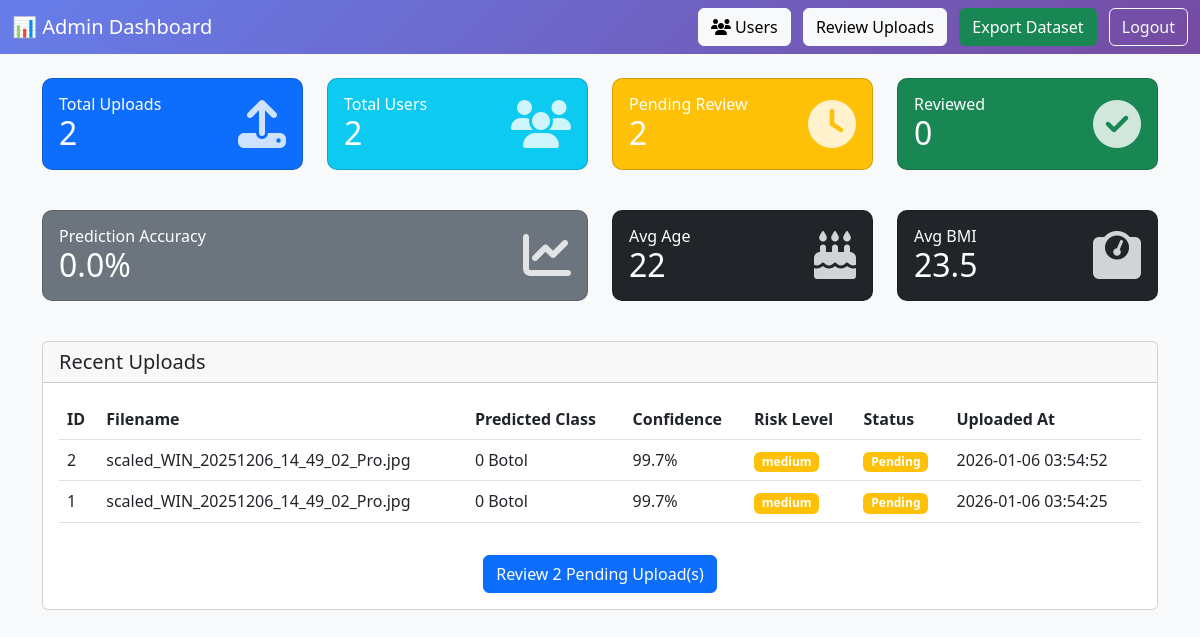
/admin (signed in), run on an earlier commit of the app's database.
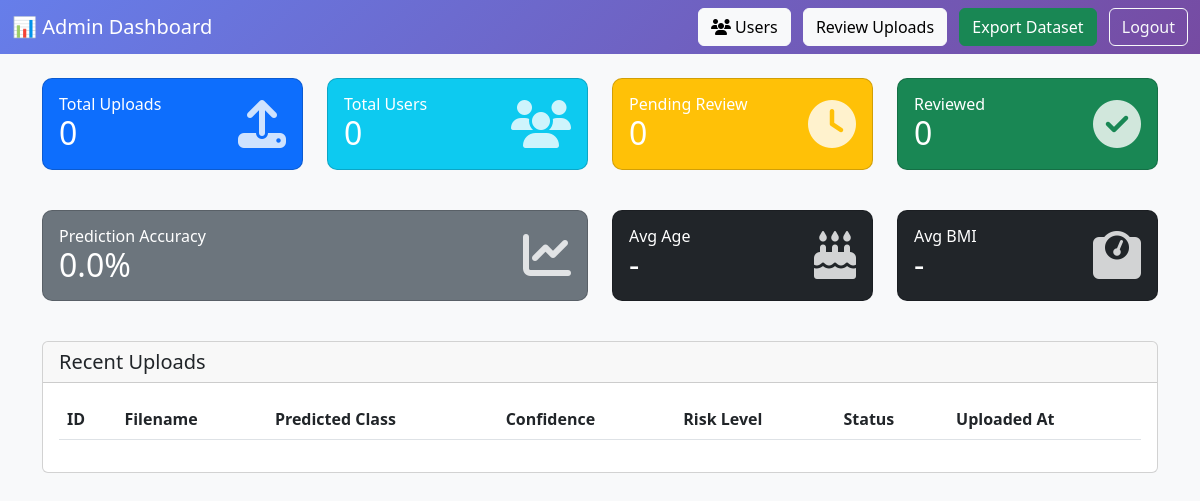
And on a later commit of the database.
### tables this page shows
CREATE TABLE uploads (
            id INTEGER PRIMARY KEY AUTOINCREMENT,
            user_id INTEGER,
            filename TEXT NOT NULL,
            original_filename TEXT,
            predicted_class TEXT NOT NULL,
            confidence REAL NOT NULL,
            risk_level TEXT,
            reviewed INTEGER DEFAULT 0,
            actual_class TEXT,
            notes TEXT,
            uploaded_at TIMESTAMP DEFAULT CURRENT_TIMESTAMP,
            reviewed_at TIMESTAMP,
            reviewed_by TEXT,
            FOREIGN KEY (user_id) REFERENCES users (id)
        );

### app.py (the view)
@app.route('/admin')
@login_required
def admin_dashboard():
    stats = database.get_statistics()
    recent_uploads = database.get_all_uploads()[:10]  # Latest 10
    return render_template('admin_dashboard.html', stats=stats, recent_uploads=recent_uploads)

### app.py (called while the page is built)
def login_required(f):
    @wraps(f)
    def decorated_function(*args, **kwargs):
        if 'admin_logged_in' not in session:
            return redirect(url_for('admin_login'))
        return f(*args, **kwargs)
    return decorated_function

### database.py (called while the page is built, shortened)
def get_db_connection():
    conn = sqlite3.connect(DB_PATH)
    conn.row_factory = sqlite3.Row
    return conn

def get_all_uploads(reviewed=None):
    conn = get_db_connection()
    if reviewed is None:
        uploads = conn.execute('''
            SELECT u.*, users.full_name, users.age, users.gender, users.bmi
            FROM uploads u
            LEFT JOIN users ON u.user_id = users.id
            ORDER BY u.uploaded_at DESC
        ''').fetchall()
    conn.close()
    return uploads

### templates/admin_dashboard.html (shortened to what this page needs)
<!DOCTYPE html>
<html lang="en">
<head>
    <link href="https://cdn.jsdelivr.net/npm/bootstrap@5.3.0/dist/css/bootstrap.min.css" rel="stylesheet">
    <link rel="stylesheet" href="https://cdnjs.cloudflare.com/ajax/libs/font-awesome/6.4.0/css/all.min.css">
</head>
<body>
    <nav class="navbar navbar-dark mb-4">
        <div class="container-fluid">
            <span class="navbar-brand mb-0 h1">📊 Admin Dashboard</span>
            <div>
                <a href="{{ url_for('admin_users') }}" class="btn btn-light me-2">
                    <i class="fas fa-users"></i> Users
                </a>
                <a href="{{ url_for('admin_review') }}" class="btn btn-light me-2">Review Uploads</a>
                <a href="{{ url_for('admin_export') }}" class="btn btn-success me-2">Export Dataset</a>
                <a href="{{ url_for('admin_logout') }}" class="btn btn-outline-light">Logout</a>
            </div>
        </div>
    </nav>
    <div class="container">
        <div class="row mb-4">
            <div class="col-md-3 mb-3">
                <div class="card stat-card bg-primary text-white">
                    <div class="card-body">
                        <div class="d-flex justify-content-between align-items-center">
                            <div>
                                <h6 class="mb-0">Total Uploads</h6>
                                <h2 class="mb-0">{{ stats.total_uploads }}</h2>
                            </div>
                            <i class="fas fa-upload stat-icon"></i>
                        </div>
                    </div>
                </div>
            </div>
            <div class="col-md-3 mb-3">
                <div class="card stat-card bg-info text-white">
                    <div class="card-body">
                        <div class="d-flex justify-content-between align-items-center">
                            <div>
                                <h6 class="mb-0">Total Users</h6>
                                <h2 class="mb-0">{{ stats.total_users }}</h2>
                            </div>
                            <i class="fas fa-users stat-icon"></i>
                        </div>
                    </div>
                </div>
            </div>
            <div class="col-md-3 mb-3">
                <div class="card stat-card bg-warning text-white">
                    <div class="card-body">
                        <div class="d-flex justify-content-between align-items-center">
                            <div>
                                <h6 class="mb-0">Pending Review</h6>
                                <h2 class="mb-0">{{ stats.pending_review }}</h2>
                            </div>
                            <i class="fas fa-clock stat-icon"></i>
                        </div>
                    </div>
                </div>
            </div>
            <div class="col-md-3 mb-3">
                <div class="card stat-card bg-success text-white">
                    <div class="card-body">
                        <div class="d-flex justify-content-between align-items-center">
                            <div>
                                <h6 class="mb-0">Reviewed</h6>
                                <h2 class="mb-0">{{ stats.reviewed }}</h2>
                            </div>
                            <i class="fas fa-check-circle stat-icon"></i>
                        </div>
                    </div>
                </div>
            </div>
        </div>
        <div class="row mb-4">
            <div class="col-md-6 mb-3">
                <div class="card stat-card bg-secondary text-white">
                    <div class="card-body">
                        <div class="d-flex justify-content-between align-items-center">
                            <div>
                                <h6 class="mb-0">Prediction Accuracy</h6>
                                <h2 class="mb-0">{{ "%.1f"|format(stats.accuracy) }}%</h2>
                            </div>
                            <i class="fas fa-chart-line stat-icon"></i>
                        </div>
                    </div>
                </div>
            </div>
            <div class="col-md-3 mb-3">
                <div class="card stat-card bg-dark text-white">
                    <div class="card-body">
                        <div class="d-flex justify-content-between align-items-center">
                            <div>
                                <h6 class="mb-0">Avg Age</h6>
                                <h2 class="mb-0">{{ "%.0f"|format(stats.avg_age) if stats.avg_age else '-' }}</h2>
                            </div>
                            <i class="fas fa-birthday-cake stat-icon"></i>
                        </div>
                    </div>
                </div>
            </div>
            <div class="col-md-3 mb-3">
                <div class="card stat-card bg-dark text-white">
                    <div class="card-body">
                        <div class="d-flex justify-content-between align-items-center">
                            <div>
                                <h6 class="mb-0">Avg BMI</h6>
                                <h2 class="mb-0">{{ "%.1f"|format(stats.avg_bmi) if stats.avg_bmi else '-' }}</h2>
                            </div>
                            <i class="fas fa-weight stat-icon"></i>
                        </div>
                    </div>
                </div>
            </div>
        </div>
        <div class="card">
            <div class="card-header">
                <h5 class="mb-0">Recent Uploads</h5>
            </div>
            <div class="card-body">
                <div class="table-responsive">
                    <table class="table table-hover">
                        <thead>
                            <tr>
                                <th>ID</th>
                                <th>Filename</th>
                                <th>Predicted Class</th>
                                <th>Confidence</th>
                                <th>Risk Level</th>
                                <th>Status</th>
                                <th>Uploaded At</th>
                            </tr>
                        </thead>
                        <tbody>
                            {% for upload in recent_uploads %}
                            <tr>
                                <td>{{ upload.id }}</td>
                                <td>{{ upload.original_filename }}</td>
                                <td>{{ upload.predicted_class }}</td>
                                <td>{{ "%.1f"|format(upload.confidence * 100) }}%</td>
                                <td>
                                    <span class="badge bg-{{ 'danger' if upload.risk_level == 'high' else ('warning' if upload.risk_level == 'medium' else 'success') }}">
                                        {{ upload.risk_level }}
                                    </span>
                                </td>
                                <td>
                                    {% if upload.reviewed %}
                                    <span class="badge bg-success">Reviewed</span>
                                    {% else %}
                                    <span class="badge bg-warning">Pending</span>
                                    {% endif %}
                                </td>
                                <td>{{ upload.uploaded_at }}</td>
                            </tr>
                            {% endfor %}
                        </tbody>
                    </table>
                </div>
                {% if stats.pending_review > 0 %}
                <div class="text-center mt-3">
                    <a href="{{ url_for('admin_review') }}" class="btn btn-primary">
                        Review {{ stats.pending_review }} Pending Upload(s)
                    </a>
                </div>
                {% endif %}
            </div>
        </div>
    </div>
</body>
</html>

### templates/admin_dashboard.html (style rules this page uses)
body { background-color: #f8f9fa; }
.navbar { background: linear-gradient(135deg, #667eea 0%, #764ba2 100%); }
.stat-card { border-radius: 10px; transition: transform 0.2s; }
.stat-icon { font-size: 3rem; opacity: 0.8; }

What changed in the data, as far as the page shows it:
removed uploads: id "2", original_filename "scaled_WIN_20251206_14_49_02_Pro.jpg", predicted_class "0 Botol", upload.confidence*100 "99.7", risk_level "medium", reviewed "Pending", uploaded_at "2026-01-06 03:54:52"
removed uploads: id "1", original_filename "scaled_WIN_20251206_14_49_02_Pro.jpg", predicted_class "0 Botol", upload.confidence*100 "99.7", risk_level "medium", reviewed "Pending", uploaded_at "2026-01-06 03:54:25"
Also different on the page:
{{ stats.total_uploads }}: "2" → "0"
{{ stats.total_users }}: "2" → "0"
{{ stats.pending_review }}: "2" → "0"
{{ "%.0f"|format(stats.avg_age) if stats.avg_age else '-' }}: "22" → "-"
{{ "%.1f"|format(stats.avg_bmi) if stats.avg_bmi else '-' }}: "23.5" → "-"
{{ stats.pending_review }}: "2" → (not shown)
text no longer shown: "Review Pending Upload(s)"
